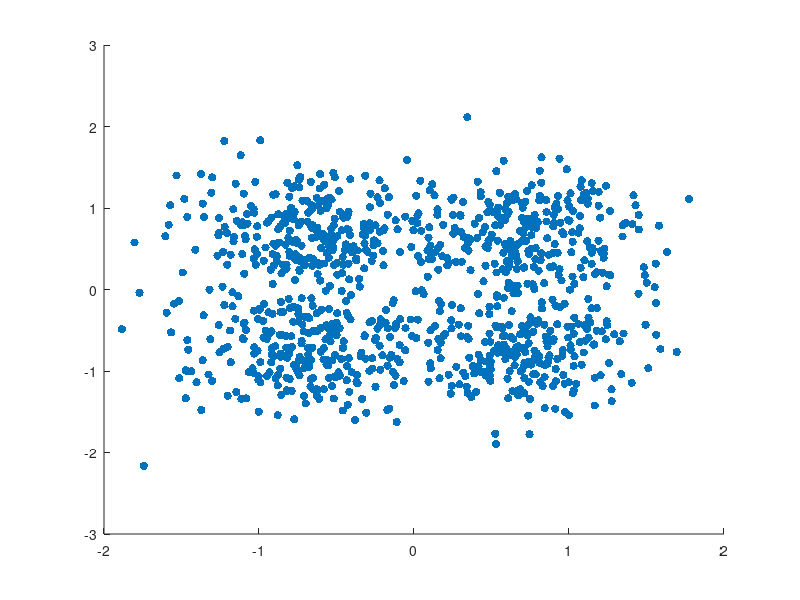

MATLAB code to generate this figure: (Note: this script raises an error after producing the figure.)
%% a04 - QPSK over AWGN at One Eb/N0 Value
% This script simulates QPSK modulation over an AWGN channel
% at one Eb/N0 value and plots the noisy QPSK constellation.

clear; close all; clc;

%% 1. Generate random bits

N = 10000;                  % Number of bits to transmit

% QPSK uses 2 bits per symbol, so N must be even
if mod(N, 2) ~= 0
    error("N must be even for QPSK.");
end

bits = randi([0 1], N, 1);  % Generate random 0s and 1s

%% 2. QPSK modulation

% QPSK groups bits in pairs:
% first bit controls the real/In-phase part
% second bit controls the imaginary/Quadrature part

bits_I = bits(1:2:end);     % Bits for In-phase axis
bits_Q = bits(2:2:end);     % Bits for Quadrature axis

% Convert bits to +1 or -1
% bit 0 -> -1
% bit 1 -> +1

I = 2*bits_I - 1;
Q = 2*bits_Q - 1;

% Create complex QPSK symbols
% Divide by sqrt(2) to normalize the average symbol energy to 1

symbols = (I + 1j*Q) / sqrt(2);

%% 3. Add AWGN noise

EbN0_dB = 2;                  % Eb/N0 value in dB
EbN0 = 10^(EbN0_dB/10);       % Convert dB to linear scale

k = 2;                        % QPSK carries 2 bits per symbol

% Complex AWGN noise for QPSK
noiseSigma = sqrt(1/(2*k*EbN0));

noise = noiseSigma * (randn(size(symbols)) + 1j*randn(size(symbols)));

receivedSymbols = symbols + noise;

%% 4. QPSK demodulation

% Receiver decision rule:
% real part > 0      -> first bit = 1
% real part < 0      -> first bit = 0
% imaginary part > 0 -> second bit = 1
% imaginary part < 0 -> second bit = 0

receivedBits_I = double(real(receivedSymbols) > 0);
receivedBits_Q = double(imag(receivedSymbols) > 0);

% Put the received I and Q bits back into the original order

receivedBits = zeros(N, 1);
receivedBits(1:2:end) = receivedBits_I;
receivedBits(2:2:end) = receivedBits_Q;

%% 5. Count errors and calculate BER

numErrors = sum(bits ~= receivedBits);
BER = numErrors / N;

%% 6. Display results

fprintf("Modulation: QPSK\n");
fprintf("Eb/N0: %d dB\n", EbN0_dB);
fprintf("Number of transmitted bits: %d\n", N);
fprintf("Number of QPSK symbols: %d\n", length(symbols));
fprintf("Number of errors: %d\n", numErrors);
fprintf("BER: %.5f\n", BER);

%% 7. Plot noisy QPSK constellation

numConstellationPoints = 1000;

figure;

scatter(real(receivedSymbols(1:numConstellationPoints)), ...
        imag(receivedSymbols(1:numConstellationPoints)), ...
        'filled');

xline(0, '--', 'Decision Boundary');
yline(0, '--', 'Decision Boundary');

xlabel("In-phase axis");
ylabel("Quadrature axis");
title("QPSK Constellation with AWGN Noise");
axis equal;
grid on;

%% 8. Save figure

if ~exist("figures", "dir")
    mkdir("figures");
end

saveas(gcf, "figures/qpsk_awgn_constellation.png");
